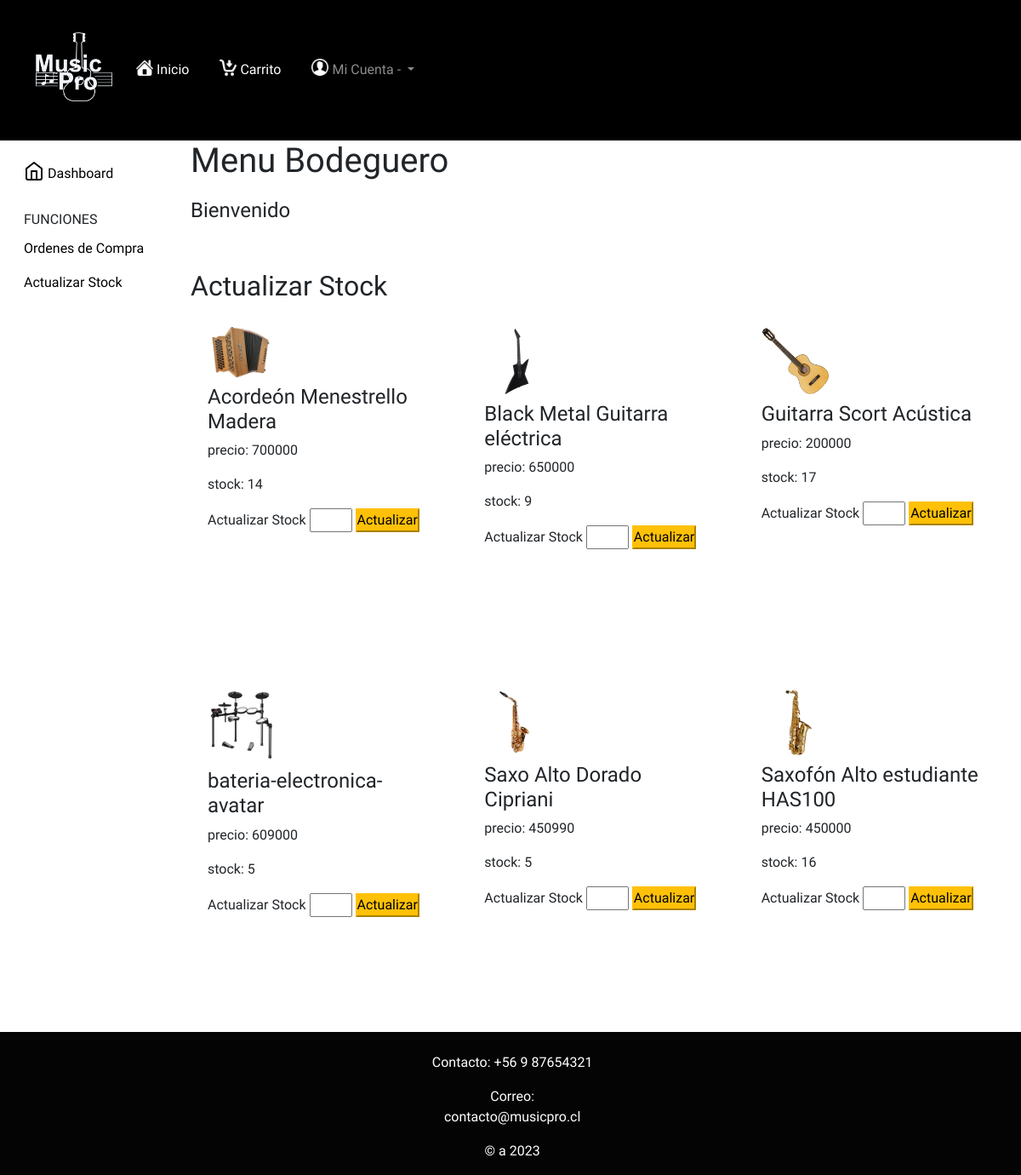
Screenshot of /bodegueroStock (signed in) with the database file from the repository.
### core/models.py (models this page shows, shortened)
class Producto(models.Model):
    nombre = models.CharField(max_length=40)
    precio = models.IntegerField(default=0)
    stock = models.IntegerField(default=0)
    imagen =models.ImageField(upload_to='')
    descripcion = models.CharField(max_length=500, default='')
    idTipoProducto = models.ForeignKey(TipoProducto, on_delete=models.SET_NULL, null=True)

### core/views.py (the view)
# urls.py: path('bodegueroStock', bodegueroStock, name="bodegueroStock"),
def bodegueroStock(request):
    contexto = {
        'productos' : Producto.objects.all()
    }
    return render(request,'core/bodegueroStock.html', contexto)

### core/context_processor.py (called while the page is built)
def total_carrito(request):
    total = 0
    if 'carrito' in request.session:
        for key, value in request.session["carrito"].items():
            total += int(value["acumulado"])
    return {"total_carrito":total}

### core/templates/core/BodegueroStock.html (shortened to what this page needs)
{% extends "core/layout.html" %}
{% load static %}
{% block head %}
<link rel="stylesheet" href="{% static 'core/css/bodegueroStock.css' %}">
{% endblock %}
{% block content %}
<div class="container-fluid">
    <div class="row">
        <nav id="sidebarMenu" class="col-md-3 col-lg-2 d-md-block bg-body-tertiary sidebar collapse">
            <div class="position-sticky pt-3 sidebar-sticky">
                <ul class="nav flex-column">
                    <li class="nav-item">
                        <a class="nav-link active" aria-current="page" href="#" id="btnInicio" style="color: black;">
                            Dashboard
                        </a>
                    </li>
                    <h6
                        class="sidebar-heading d-flex justify-content-between align-items-center px-3 mt-4 mb-1 text-body-secondary text-uppercase">
                        <span>Funciones</span>
                    </h6>
                    <li class="nav-item">
                        <a class="nav-link" href="{% url 'bodeguero' %}" id="btnPagos" style="color: black;"> Ordenes de Compra</a>
                    </li>
                    <li class="nav-item">
                        <a class="nav-link" href="{% url 'bodegueroStock' %}" id="ActualizarStock" style="color: black;"> Actualizar Stock</a>
                    </li>
                </ul>
            </div>
        </nav>
        <main class="col-md-9 ms-sm-auto col-lg-10 px-md-4">
            <H1>Menu Bodeguero</H1>
            <div id="inicio" style="display: block; margin-top: 2%;">
                <h4>Bienvenido {{request.session.nombre}}</h4>
            </div>
            <br><br>
            <div id="tblEnvios" style="display: block;">
                <h2>Actualizar Stock</h2>
                <div class="row row-cols-3">
                    {% for i in productos %}
                    <div class="col-sm-4 mb-4">
                        <form action="/ActualizarStock/" method="post">
                            <div class="producto">
                            <img id="imgPro" src="/media/{{i.imagen}}" class="figure-img img-fluid">
                            <h4>{{i.nombre}}</h4>
                            <p>precio: {{i.precio}}</p>
                            <p>stock: {{i.stock}}</p>
                            <Label for="NewStock">Actualizar Stock</Label>
                            <input type="number" id="NewStock" name="NewStock"  size="4" class="" required>
                            <button type="submit" class="btn-warning"> Actualizar</button>
                            </div>
                        </form>
                    </div>
                    {% endfor %}
                </div>
            </div>
        </main>
    </div>
</div>
{% endblock %}

### core/static/core/css/stylelayout.css (style rules this page uses)
body { background-image: url("https://i.pinimg.com/564x/20/8b/9b/208b9ba35cebefbba9f945fb69f021ce.jpg"); background-repeat: no-repeat; background-position: center center; background-size: cover; background-attachment: fixed; }
.nav-link { display: flex; justify-content: center; align-items: center; }
* { padding: 0; margin: 0; font-family: 'Chakra Petch', sans-serif; }
#logo_header>a,img { width: 80px }
body { background-color: #ffffff; background-color: #ffffff; }

### core/static/core/css/bodegueroStock.css (style rules this page uses)
.producto { width: 100%; height: 400px; padding: 20px; background-color: white; border-radius: 5px; }
#NewStock { width: 50px; }

### rows the page displays
Producto: imagen (picture), nombre "Acordeón Menestrello Madera", precio "700000", stock "14"
Producto: imagen (picture), nombre "Black Metal Guitarra eléctrica", precio "650000", stock "9"
Producto: imagen (picture), nombre "Guitarra Scort Acústica", precio "200000", stock "17"
Producto: imagen (picture), nombre "bateria-electronica-avatar", precio "609000", stock "5"
Producto: imagen (picture), nombre "Saxo Alto Dorado Cipriani", precio "450990", stock "5"
Producto: imagen (picture), nombre "Saxofón Alto estudiante HAS100", precio "450000", stock "16"
